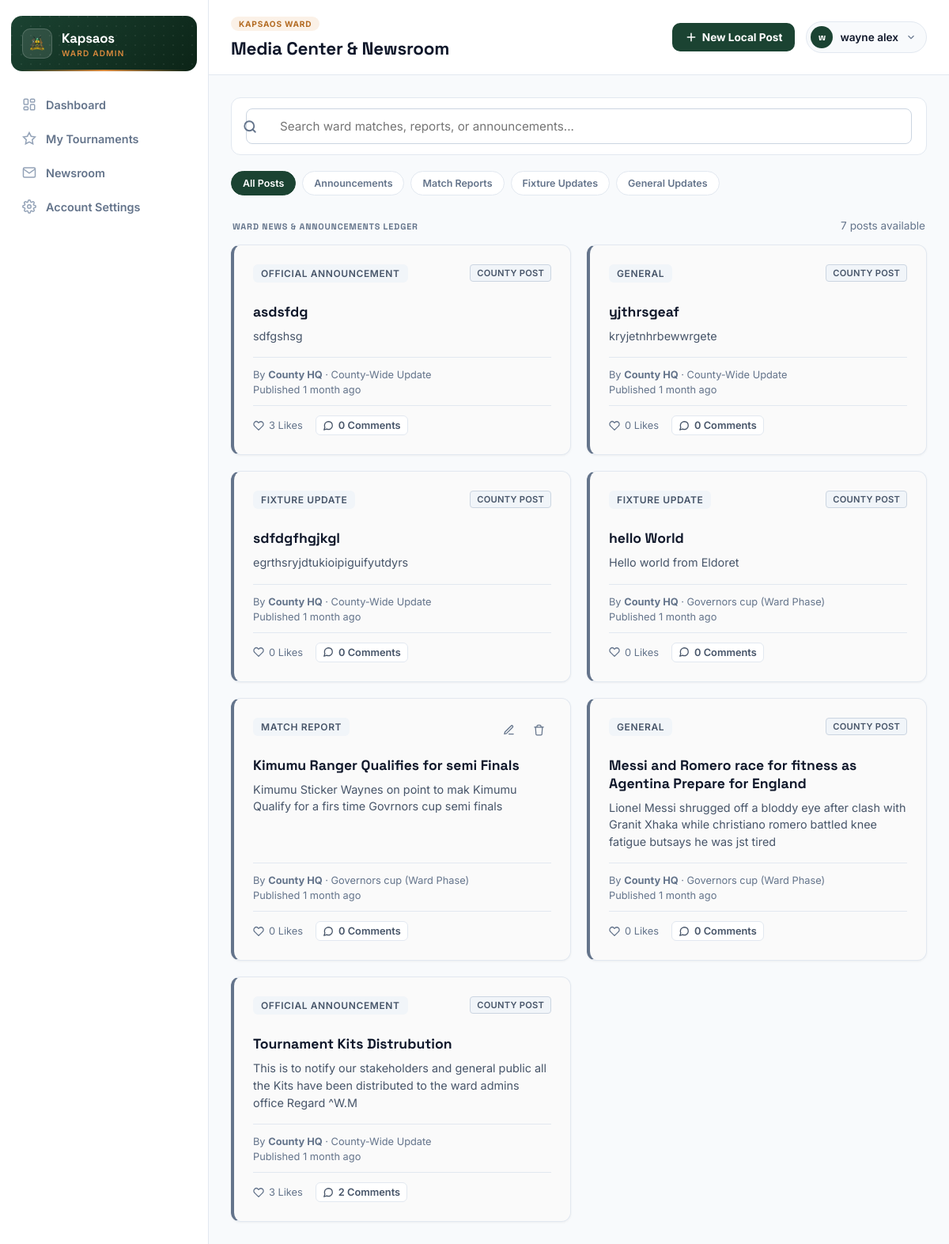
Page /accounts/ward/newsroom/ (signed in) on the earlier database version.
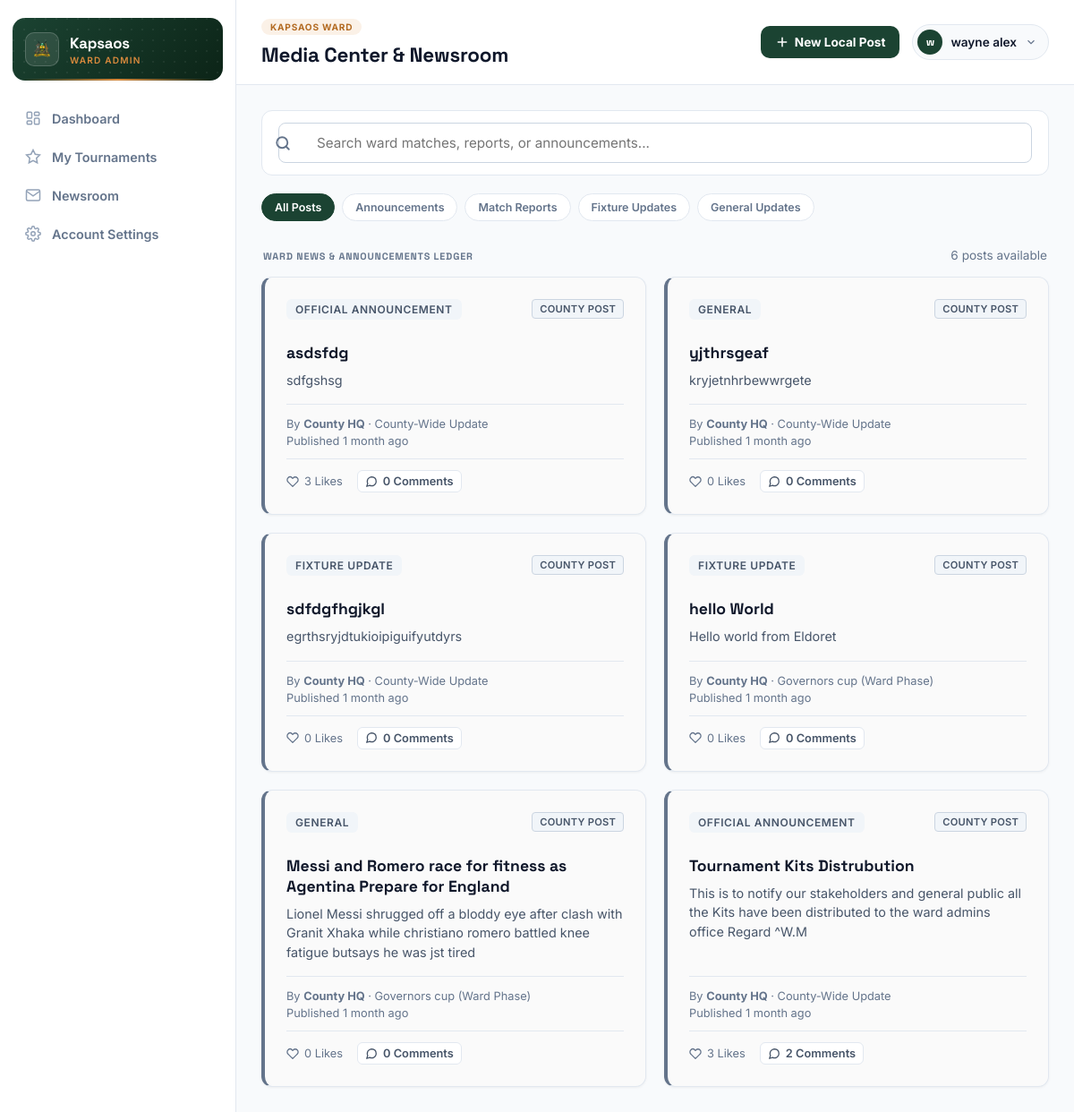
Same page on the later database version.
### accounts/models.py (models this page shows, shortened)
class NewsPost(models.Model):
    TAG_CHOICES = [
        ('announcement', 'Official Announcement'),
        ('match_report', 'Match Report'),
        ('fixture_update', 'Fixture Update'),
        ('general', 'General'),
    ]
    title = models.CharField(max_length=255, help_text="Headline of the post")
    tag = models.CharField(max_length=30, choices=TAG_CHOICES, default='general')
    sub_county = models.ForeignKey(
        SubCounty, on_delete=models.CASCADE, null=True, blank=True,
        related_name='news_posts', help_text="Leave blank for County-Wide scope"
    )
    phase = models.ForeignKey(
        Phase, on_delete=models.CASCADE, null=True, blank=True,
        related_name='news_posts', help_text="Link this news to a specific phase"
    )
    body = models.TextField(help_text="The full story content")
    author = models.ForeignKey(
        settings.AUTH_USER_MODEL, on_delete=models.SET_NULL, null=True,
        related_name='authored_news'
    )
    published_at = models.DateTimeField(auto_now_add=True)
    updated_at = models.DateTimeField(auto_now=True)
    like_count = models.PositiveIntegerField(default=0)
    class Meta:
        ordering = ['-published_at']

class User(AbstractUser):
    class Role(models.TextChoices):
        SYSTEM_ADMIN = 'system_admin', 'System Admin'
        COUNTY_ICT_OFFICER = 'county_ict', 'County ICT Officer'
        SUB_COUNTY_ADMIN = 'sub_county_admin', 'Sub-County Admin'
        WARD_ADMIN = 'ward_admin', 'Ward Admin'
        TEAM_MANAGER = 'team_manager', 'Team Manager'
    role = models.CharField(max_length=20, choices=Role.choices)
    sub_county = models.ForeignKey(
        SubCounty, on_delete=models.PROTECT, null=True, blank=True, related_name='admins'
    )
    ward = models.ForeignKey(
        Ward, on_delete=models.PROTECT, null=True, blank=True, related_name='admins'
    )
    phone_number = models.CharField(max_length=20, blank=True)

class Phase(models.Model):
    class Stage(models.TextChoices):
        WARD = 'ward', 'Ward Phase'
        SUB_COUNTY = 'sub_county', 'Sub-County Phase'
        COUNTY = 'county', 'County Phase'
        FINAL = 'final', 'Final Phase'
    class Status(models.TextChoices):
        UPCOMING = 'upcoming', 'Upcoming'
        ONGOING = 'ongoing', 'Ongoing'
        COMPLETED = 'completed', 'Completed'
    STAGE_ORDER = {
        Stage.WARD: 1,
        Stage.SUB_COUNTY: 2,
        Stage.COUNTY: 3,
        Stage.FINAL: 4,
    }
    tournament = models.ForeignKey(Tournament, on_delete=models.CASCADE, related_name='phases')
    stage = models.CharField(max_length=20, choices=Stage.choices)
    order = models.PositiveSmallIntegerField(editable=False, default=1)
    status = models.CharField(max_length=20, choices=Status.choices, default=Status.UPCOMING)
    ward = models.ForeignKey(
        Ward, on_delete=models.PROTECT, null=True, blank=True, related_name='phases'
    )
    sub_county = models.ForeignKey(
        SubCounty, on_delete=models.PROTECT, null=True, blank=True, related_name='phases'
    )
    start_date = models.DateField(null=True, blank=True)
    end_date = models.DateField(null=True, blank=True)
    created_by = models.ForeignKey(
        settings.AUTH_USER_MODEL, on_delete=models.SET_NULL, null=True,
        related_name='phases_created'
    )
    created_at = models.DateTimeField(auto_now_add=True)
    class Meta:
        unique_together = ('tournament', 'stage', 'ward', 'sub_county')
        ordering = ['tournament', 'order', 'ward__name', 'sub_county__name']

class Tournament(models.Model):
    class Status(models.TextChoices):
        UPCOMING = 'upcoming', 'Upcoming'
        ONGOING = 'ongoing', 'Ongoing'
        COMPLETED = 'completed', 'Completed'
    name = models.CharField(max_length=150)
    season = models.CharField(max_length=20, help_text="e.g. '2026'")
    sports = models.ManyToManyField(Sport, related_name='tournaments')
    status = models.CharField(max_length=20, choices=Status.choices, default=Status.UPCOMING)
    ward = models.ForeignKey(
        Ward, on_delete=models.PROTECT, null=True, blank=True, related_name='Tournament'
    )
    sub_county = models.ForeignKey(
        SubCounty, on_delete=models.PROTECT, null=True, blank=True, related_name='Tournament'
    )
    start_date = models.DateField(null=True, blank=True)
    end_date = models.DateField(null=True, blank=True)
    created_by = models.ForeignKey(
        settings.AUTH_USER_MODEL, on_delete=models.SET_NULL, null=True,
        related_name='tournaments_created'
    )
    created_at = models.DateTimeField(auto_now_add=True)
    class Meta:
        ordering = ['-season', 'name']
        unique_together = ('name', 'season')

### accounts/views.py (the view)
# urls.py: path('ward/newsroom/', views.ward_newsroom, name='ward_newsroom'),
@ward_admin_required
@login_required
def ward_newsroom(request):
    if not hasattr(request.user, 'ward') or not request.user.ward:
        messages.error(request, "Access denied. You must be a Ward Admin to access this page.")
        return redirect('login')
    ward = request.user.ward
    sub_county = ward.sub_county
    phases = Phase.objects.filter(
        Q(ward=ward) | Q(sub_county=sub_county)
    ).select_related('tournament').distinct()
    posts = NewsPost.objects.filter(
        Q(sub_county__isnull=True) |  # County-wide posts from County Admin
        Q(sub_county=sub_county) |  # Local Sub-County posts
        Q(phase__in=phases)  # Posts tied directly to their local phases
    ).select_related('author', 'sub_county', 'phase__tournament').prefetch_related(
        'comments__author'
    ).distinct().order_by('-published_at')
    context = {
        'active_nav': 'newsroom',
        'ward': ward,
        'sub_county': sub_county,
        'phases': phases,
        'posts': posts,
    }
    return render(request, 'ward/newsroom.html', context)

### accounts/models.py (called while the page is built)
    def display_author_name(self):
        if self.author:
            return self.author.get_full_name() or self.author.username
        return self.guest_name

### accounts/templates/ward/newsroom.html (shortened to what the changed rows need)
{% extends "ward/wardadmin_base.html" %}
{% block page_title %}Media Center & Newsroom{% endblock %}
{% block content %}
<div class="group-header-row" style="margin-bottom: 16px;">
    <h3 class="group-header">Ward News & Announcements Ledger</h3>
    <span class="cell-sub" style="font-size: 0.85rem; color: #64748b;">{{ posts|length }} post{{ posts|length|pluralize }} available</span>
</div>
<div id="news-grid" style="display: grid; grid-template-columns: repeat(auto-fill, minmax(320px, 1fr)); gap: 20px;">
    {% for post in posts %}
    <div class="group news-card {% if not post.phase or post.author.is_superuser %}county-post{% endif %}" data-tag="{{ post.tag }}" data-search="{{ post.title|lower }} {{ post.body|lower }}">
        <div style="display: flex; justify-content: space-between; align-items: flex-start; gap: 8px;">
            <span class="news-tag">{{ post.get_tag_display }}</span>
            <div class="row-right" style="display: flex; gap: 6px;">
                {% if post.author == request.user or post.phase.ward == ward %}
                    <button class="icon-btn" title="Edit Local Post" onclick="editPost(this)"
                            data-edit-url="{% url 'ward_news_edit' post.pk %}"
                            data-title="{{ post.title|escapejs }}"
                            data-tag-value="{{ post.tag }}"
                            data-body="{{ post.body|escapejs }}"
                            data-phase-id="{{ post.phase_id|default:'' }}">
                        <svg viewBox="0 0 24 24" fill="none" stroke="currentColor" stroke-width="2" stroke-linecap="round" stroke-linejoin="round" style="width:15px; height:15px;"><path d="M12 20h9"/><path d="M16.5 3.5a2.12 2.12 0 0 1 3 3L7 19l-4 1 1-4Z"/></svg>
                    </button>
                    <form method="post" action="{% url 'news_delete' post.pk %}" style="display: inline;" onsubmit="return confirm('Delete this post permanently? This action cannot be reversed.');">
                        <button type="submit" class="icon-btn danger" title="Delete Post">
                            <svg viewBox="0 0 24 24" fill="none" stroke="currentColor" stroke-width="2" stroke-linecap="round" stroke-linejoin="round" style="width:15px; height:15px;"><path d="M3 6h18"/><path d="M8 6V4a2 2 0 0 1 2-2h4a2 2 0 0 1 2 2v2"/><path d="M19 6l-1 14a2 2 0 0 1-2 2H8a2 2 0 0 1-2-2L5 6"/></svg>
                        </button>
                    </form>
                {% else %}
                    <span class="county-badge">County Post</span>
                {% endif %}
            </div>
        </div>
        <h3 style="margin: 14px 0 8px 0; font-size: 1.1rem; line-height: 1.3; font-weight: 700; color: #0f172a;">{{ post.title }}</h3>
        <p style="margin-bottom: 16px; color: #475569; font-size: 0.9rem; line-height: 1.5; flex-grow: 1;">{{ post.body|truncatewords:28 }}</p>
        <div class="news-meta" style="font-size: 0.8rem; color: #64748b; margin-top: auto; display: flex; flex-direction: column; gap: 4px; padding-bottom: 12px; border-bottom: 1px solid #e2e8f0;">
            <span>
                By <strong>{{ post.author.get_full_name|default:"County HQ" }}</strong> &middot;
                {% if post.phase %}
                    {{ post.phase.tournament.name }} ({{ post.phase.get_stage_display }})
                {% else %}
                    County-Wide Update
                {% endif %}
            </span>
            <span>Published {{ post.published_at|timesince }} ago</span>
        </div>
        <div class="news-stats" style="display: flex; gap: 16px; margin-top: 12px; font-size: 0.8rem; color: #64748b; align-items: center;">
            <span style="display: flex; align-items: center; gap: 6px;" title="Total Likes">
                {{ post.like_count|default:0 }} Likes
            </span>
            <button type="button" class="btn-ghost" style="padding: 4px 8px; font-size: 0.8rem; display: flex; align-items: center; gap: 6px; border-radius: 6px; color: #475569;" onclick="toggleAdminComments('admin-comments-{{ post.pk }}')">
                {{ post.comments.count }} Comments
            </button>
        </div>
    </div>
    {% endfor %}
</div>
{% endblock %}

Differences in the rows shown:
removed NewsPost: tag "MATCH REPORT", title "Kimumu Ranger Qualifies for semi Finals", body "Kimumu Sticker Waynes on point to mak Kimumu Qualify for a firs time Govrnors cup semi finals", author.get_full_name "County HQ", phase.tournament.name "Governors cup", phase.stage "Ward Phase", published_at "1 month", like_count "0", comments.count "0"
Other differences:
{{ posts|length }}: "7" → "6"
